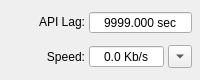
       <widget class="QWidget" name="widgetNetwork" native="true">
        <property name="sizePolicy">
         <sizepolicy hsizetype="Preferred" vsizetype="Preferred">
          <horstretch>0</horstretch>
          <verstretch>0</verstretch>
         </sizepolicy>
        </property>
        <property name="maximumSize">
         <size>
          <width>200</width>
          <height>80</height>
         </size>
        </property>
        <property name="font">
         <font>
          <bold>false</bold>
         </font>
        </property>
        <property name="accessibleName">
         <string>NETWORK</string>
        </property>
        <property name="accessibleDescription">
         <string/>
        </property>
        <layout class="QGridLayout" name="gridLayout_4">
         <property name="leftMargin">
          <number>8</number>
         </property>
         <property name="topMargin">
          <number>6</number>
         </property>
         <property name="rightMargin">
          <number>8</number>
         </property>
         <property name="bottomMargin">
          <number>6</number>
         </property>
         <property name="horizontalSpacing">
          <number>4</number>
         </property>
         <property name="verticalSpacing">
          <number>6</number>
         </property>
         <item row="0" column="0">
          <widget class="QLabel" name="lagApiLabel">
           <property name="sizePolicy">
            <sizepolicy hsizetype="Preferred" vsizetype="Maximum">
             <horstretch>0</horstretch>
             <verstretch>0</verstretch>
            </sizepolicy>
           </property>
           <property name="minimumSize">
            <size>
             <width>0</width>
             <height>0</height>
            </size>
           </property>
           <property name="accessibleName">
            <string>TR00016</string>
           </property>
           <property name="text">
            <string>API Lag:</string>
           </property>
           <property name="alignment">
            <set>Qt::AlignRight|Qt::AlignTrailing|Qt::AlignVCenter</set>
           </property>
          </widget>
         </item>
         <item row="0" column="1">
          <widget class="QDoubleSpinBox" name="lastUpdate">
           <property name="sizePolicy">
            <sizepolicy hsizetype="Preferred" vsizetype="Fixed">
             <horstretch>0</horstretch>
             <verstretch>0</verstretch>
            </sizepolicy>
           </property>
           <property name="minimumSize">
            <size>
             <width>0</width>
             <height>0</height>
            </size>
           </property>
           <property name="whatsThis">
            <string>ApiLag</string>
           </property>
           <property name="accessibleName">
            <string>TR00113</string>
           </property>
           <property name="styleSheet">
            <string notr="true"/>
           </property>
           <property name="alignment">
            <set>Qt::AlignCenter</set>
           </property>
           <property name="readOnly">
            <bool>true</bool>
           </property>
           <property name="buttonSymbols">
            <enum>QAbstractSpinBox::NoButtons</enum>
           </property>
           <property name="prefix">
            <string/>
           </property>
           <property name="suffix">
            <string> sec</string>
           </property>
           <property name="decimals">
            <number>3</number>
           </property>
           <property name="minimum">
            <double>0.000000000000000</double>
           </property>
           <property name="maximum">
            <double>9999.000000000000000</double>
           </property>
           <property name="value">
            <double>9999.000000000000000</double>
           </property>
          </widget>
         </item>
         <item row="1" column="0">
          <widget class="QLabel" name="label_30">
           <property name="sizePolicy">
            <sizepolicy hsizetype="Preferred" vsizetype="Preferred">
             <horstretch>0</horstretch>
             <verstretch>0</verstretch>
            </sizepolicy>
           </property>
           <property name="accessibleName">
            <string>NETWORK_SPEED</string>
           </property>
           <property name="text">
            <string>Speed:</string>
           </property>
           <property name="alignment">
            <set>Qt::AlignRight|Qt::AlignTrailing|Qt::AlignVCenter</set>
           </property>
          </widget>
         </item>
         <item row="1" column="1">
          <layout class="QHBoxLayout" name="horizontalLayout_11">
           <property name="spacing">
            <number>4</number>
           </property>
           <item>
            <widget class="QDoubleSpinBox" name="trafficSpeed">
             <property name="sizePolicy">
              <sizepolicy hsizetype="Maximum" vsizetype="Fixed">
               <horstretch>0</horstretch>
               <verstretch>0</verstretch>
              </sizepolicy>
             </property>
             <property name="minimumSize">
              <size>
               <width>0</width>
               <height>0</height>
              </size>
             </property>
             <property name="accessibleName">
              <string/>
             </property>
             <property name="styleSheet">
              <string notr="true"/>
             </property>
             <property name="alignment">
              <set>Qt::AlignCenter</set>
             </property>
             <property name="readOnly">
              <bool>true</bool>
             </property>
             <property name="buttonSymbols">
              <enum>QAbstractSpinBox::NoButtons</enum>
             </property>
             <property name="keyboardTracking">
              <bool>false</bool>
             </property>
             <property name="prefix">
              <string/>
             </property>
             <property name="suffix">
              <string> Kb/s</string>
             </property>
             <property name="decimals">
              <number>1</number>
             </property>
             <property name="minimum">
              <double>0.000000000000000</double>
             </property>
             <property name="maximum">
              <double>9999.000000000000000</double>
             </property>
             <property name="value">
              <double>0.000000000000000</double>
             </property>
            </widget>
           </item>
           <item>
            <widget class="QToolButton" name="networkMenuTool">
             <property name="styleSheet">
              <string notr="true">QToolButton::menu-indicator{width:0px}</string>
             </property>
             <property name="text">
              <string/>
             </property>
             <property name="popupMode">
              <enum>QToolButton::InstantPopup</enum>
             </property>
             <property name="arrowType">
              <enum>Qt::DownArrow</enum>
             </property>
            </widget>
           </item>
          </layout>
         </item>
        </layout>
       </widget>
